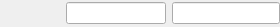
<?xml version="1.0" encoding="UTF-8"?>
<ui version="4.0">
 <class>VarListItem</class>
 <widget class="QWidget" name="VarListItem">
  <property name="geometry">
   <rect>
    <x>0</x>
    <y>0</y>
    <width>280</width>
    <height>27</height>
   </rect>
  </property>
  <property name="windowTitle">
   <string>Form</string>
  </property>
  <layout class="QHBoxLayout" name="horizontalLayout">
   <property name="margin">
    <number>0</number>
   </property>
   <item>
    <spacer name="horizontalSpacer">
     <property name="orientation">
      <enum>Qt::Horizontal</enum>
     </property>
     <property name="sizeHint" stdset="0">
      <size>
       <width>40</width>
       <height>20</height>
      </size>
     </property>
    </spacer>
   </item>
   <item>
    <widget class="QLineEdit" name="lineEdit">
     <property name="maximumSize">
      <size>
       <width>100</width>
       <height>16777215</height>
      </size>
     </property>
    </widget>
   </item>
   <item>
    <widget class="QLineEdit" name="lineEdit_2"/>
   </item>
  </layout>
 </widget>
 <resources/>
 <connections/>
</ui>
